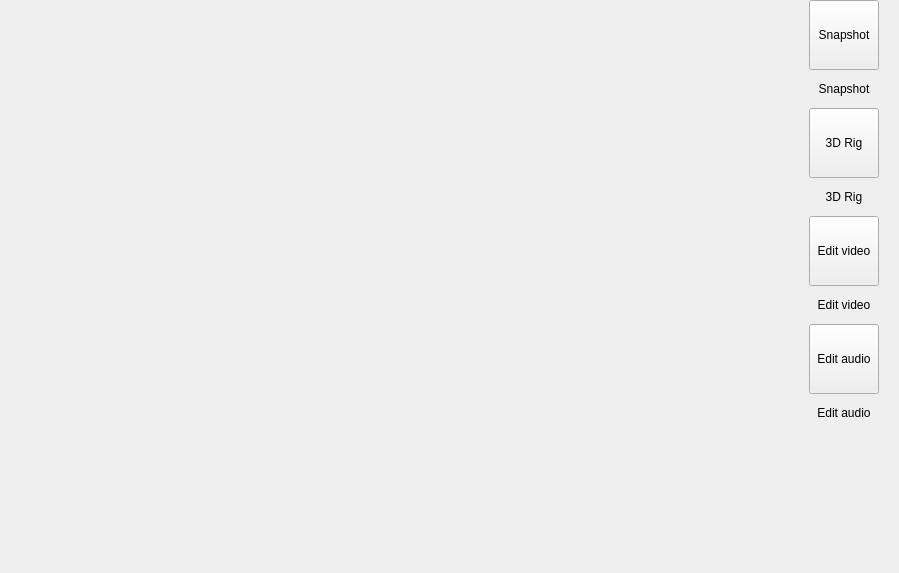
<?xml version="1.0" encoding="UTF-8"?>
<ui version="4.0">
 <class>SourcesTabWidgetClass</class>
 <widget class="QWidget" name="SourcesTabWidgetClass">
  <property name="geometry">
   <rect>
    <x>0</x>
    <y>0</y>
    <width>899</width>
    <height>573</height>
   </rect>
  </property>
  <layout class="QHBoxLayout" name="mainLayout">
   <property name="spacing">
    <number>0</number>
   </property>
   <property name="leftMargin">
    <number>0</number>
   </property>
   <property name="topMargin">
    <number>0</number>
   </property>
   <property name="rightMargin">
    <number>0</number>
   </property>
   <property name="bottomMargin">
    <number>0</number>
   </property>
   <item>
    <widget class="QStackedWidget" name="stackedWidget">
     <property name="currentIndex">
      <number>1</number>
     </property>
     <widget class="QWidget" name="pageInput">
      <layout class="QVBoxLayout" name="layoutInput">
       <property name="spacing">
        <number>0</number>
       </property>
       <property name="leftMargin">
        <number>15</number>
       </property>
       <property name="topMargin">
        <number>15</number>
       </property>
       <property name="rightMargin">
        <number>0</number>
       </property>
       <property name="bottomMargin">
        <number>15</number>
       </property>
      </layout>
     </widget>
     <widget class="QWidget" name="pageLoading">
      <layout class="QVBoxLayout" name="verticalLayout_3">
       <property name="spacing">
        <number>0</number>
       </property>
       <property name="leftMargin">
        <number>15</number>
       </property>
       <property name="topMargin">
        <number>15</number>
       </property>
       <property name="rightMargin">
        <number>0</number>
       </property>
       <property name="bottomMargin">
        <number>15</number>
       </property>
       <item>
        <widget class="QWidget" name="loadingWidget" native="true"/>
       </item>
      </layout>
     </widget>
     <widget class="InputTypeWidget" name="inputTypePage"/>
    </widget>
   </item>
   <item>
    <widget class="QFrame" name="buttonsBackground">
     <property name="frameShape">
      <enum>QFrame::NoFrame</enum>
     </property>
     <property name="frameShadow">
      <enum>QFrame::Raised</enum>
     </property>
     <layout class="QVBoxLayout" name="buttonsLayout">
      <property name="spacing">
       <number>12</number>
      </property>
      <property name="leftMargin">
       <number>20</number>
      </property>
      <property name="topMargin">
       <number>0</number>
      </property>
      <property name="rightMargin">
       <number>20</number>
      </property>
      <property name="bottomMargin">
       <number>0</number>
      </property>
      <item>
       <widget class="QPushButton" name="buttonSnapshot">
        <property name="minimumSize">
         <size>
          <width>70</width>
          <height>70</height>
         </size>
        </property>
        <property name="maximumSize">
         <size>
          <width>70</width>
          <height>70</height>
         </size>
        </property>
        <property name="focusPolicy">
         <enum>Qt::NoFocus</enum>
        </property>
        <property name="text">
         <string notr="true">Snapshot</string>
        </property>
       </widget>
      </item>
      <item>
       <widget class="QLabel" name="labelSnapshot">
        <property name="text">
         <string>Snapshot</string>
        </property>
        <property name="alignment">
         <set>Qt::AlignCenter</set>
        </property>
       </widget>
      </item>
      <item>
       <widget class="QPushButton" name="buttonEdit3DRig">
        <property name="minimumSize">
         <size>
          <width>70</width>
          <height>70</height>
         </size>
        </property>
        <property name="maximumSize">
         <size>
          <width>70</width>
          <height>70</height>
         </size>
        </property>
        <property name="text">
         <string notr="true">3D Rig</string>
        </property>
       </widget>
      </item>
      <item>
       <widget class="QLabel" name="labelEdit3DRig">
        <property name="text">
         <string>3D Rig</string>
        </property>
        <property name="alignment">
         <set>Qt::AlignCenter</set>
        </property>
       </widget>
      </item>
      <item>
       <widget class="QPushButton" name="buttonEditVideo">
        <property name="minimumSize">
         <size>
          <width>70</width>
          <height>70</height>
         </size>
        </property>
        <property name="maximumSize">
         <size>
          <width>70</width>
          <height>70</height>
         </size>
        </property>
        <property name="focusPolicy">
         <enum>Qt::NoFocus</enum>
        </property>
        <property name="text">
         <string notr="true">Edit video</string>
        </property>
       </widget>
      </item>
      <item>
       <widget class="QLabel" name="labelAdd">
        <property name="text">
         <string>Edit video</string>
        </property>
        <property name="alignment">
         <set>Qt::AlignCenter</set>
        </property>
       </widget>
      </item>
      <item>
       <widget class="QPushButton" name="buttonEditAudio">
        <property name="minimumSize">
         <size>
          <width>70</width>
          <height>70</height>
         </size>
        </property>
        <property name="maximumSize">
         <size>
          <width>70</width>
          <height>70</height>
         </size>
        </property>
        <property name="focusPolicy">
         <enum>Qt::NoFocus</enum>
        </property>
        <property name="text">
         <string notr="true">Edit audio</string>
        </property>
       </widget>
      </item>
      <item>
       <widget class="QLabel" name="label">
        <property name="text">
         <string>Edit audio</string>
        </property>
        <property name="alignment">
         <set>Qt::AlignCenter</set>
        </property>
       </widget>
      </item>
      <item>
       <spacer name="verticalSpacer">
        <property name="orientation">
         <enum>Qt::Vertical</enum>
        </property>
        <property name="sizeHint" stdset="0">
         <size>
          <width>20</width>
          <height>40</height>
         </size>
        </property>
       </spacer>
      </item>
     </layout>
    </widget>
   </item>
  </layout>
 </widget>
 <customwidgets>
  <customwidget>
   <class>InputTypeWidget</class>
   <extends>QWidget</extends>
   <header>inputtypewidget.hpp</header>
   <container>1</container>
  </customwidget>
 </customwidgets>
 <resources/>
 <connections/>
</ui>
